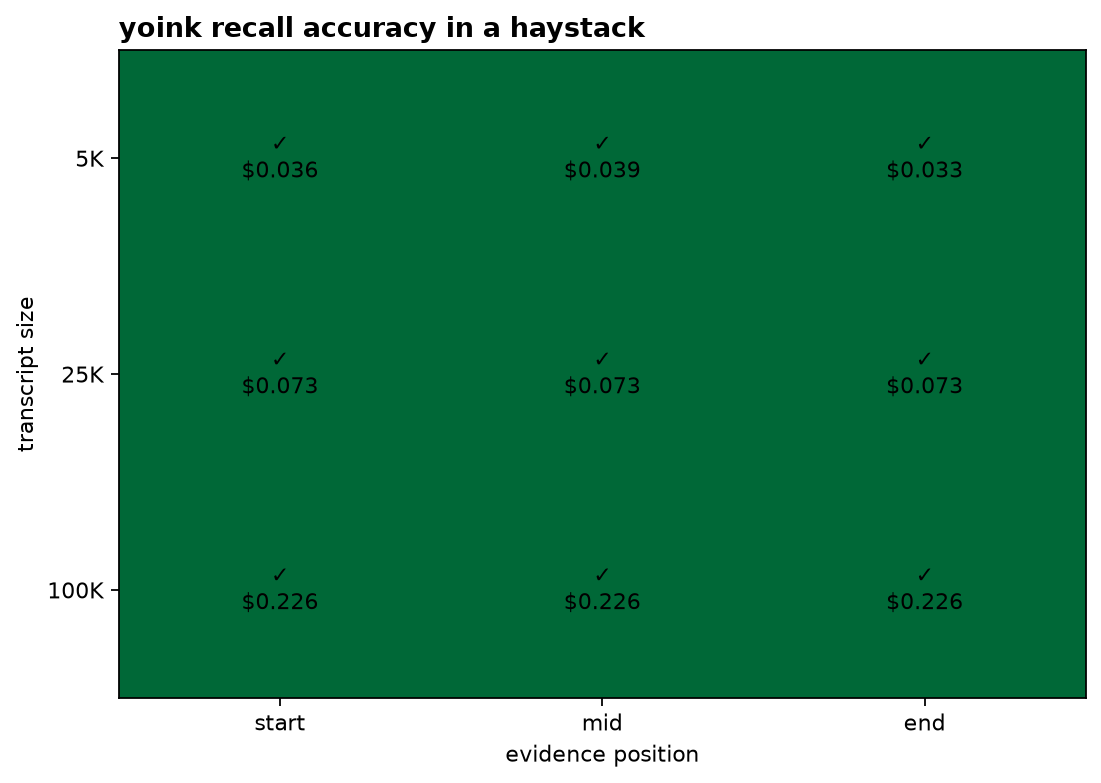

Write Python code to recreate this figure.
"""Track C — long-context stress (conclusion-in-haystack).

Buries a known conclusion in synthetic sessions of growing size and grades recall + measures
cost. Reports an accuracy heatmap (size x evidence position), plus distractor-count, temporal-
update, and unanswerable variants, and emits measured cost-by-size points for cost.png.

v1 ceiling is 100K tokens. ponytail: 500K/1M rows are deferred — seeding a 1M-token session is a
~$1 Opus-scale write each; add them only when a reviewer asks for the tail of the curve.

    uv run python benchmark/stress.py
"""
from __future__ import annotations

import json
import statistics
import sys
from pathlib import Path

sys.path.insert(0, str(Path(__file__).parent.parent / "eval"))

import progress
import sessions
import usage
from evalkit import grade
from yoink import answerer, config
from yoink.prompts import build_recall_prompt, parse_answer

RESULTS_DIR = Path(__file__).parent / "results"
STRESS_JSON = RESULTS_DIR / "stress.json"
STRESS_PNG = Path(__file__).parent / "stress.png"

SIZES = (5_000, 25_000, 100_000)
POSITIONS = ("start", "mid", "end")
CONCL, DEAD = "connection pool exhaustion", "postgres"
Q = "What did we conclude was causing the auth failures?"  # matches make_haystack's default topic


def _recall_measured(ref: dict, question: str, model: str):
    """Returns (answer, cost_usd, latency_ms, errored). A failed/timed-out call is flagged errored so
    it is not scored as a confident miss at $0."""
    cmd = answerer._build_command(ref["session_id"], build_recall_prompt(question), model=model)
    run = usage.measure(cmd, cwd=ref["cwd"], timeout=900)
    m = usage.envelope_metrics(run.stdout)
    if run.returncode != 0 or not m or m.get("is_error"):
        return parse_answer(""), 0.0, run.latency_ms, True
    return parse_answer(m.get("result_text") or ""), (m.get("cost_usd") or 0.0), run.latency_ms, False


def _cells():
    cells = []
    for s in SIZES:  # the size x position heatmap (distractors fixed at 10)
        for p in POSITIONS:
            cells.append(("grid", s, p, 10, sessions.make_haystack(
                fixture_id=f"hs-{s}-{p}", question=Q, target_tokens=s, position=p,
                distractors=10, conclusion=CONCL, deadend=DEAD)))
    for d in (0, 3):  # distractor sweep at 25K-end (10 already in the grid)
        cells.append(("distractor", 25_000, "end", d, sessions.make_haystack(
            fixture_id=f"hs-d{d}", question=Q, target_tokens=25_000, position="end",
            distractors=d, conclusion=CONCL, deadend=DEAD)))
    cells.append(("update", 25_000, "end", 10, sessions.make_haystack(  # recency at scale
        fixture_id="hs-update", question=Q, target_tokens=25_000, position="end",
        distractors=10, conclusion=CONCL, superseded="dns misconfiguration")))
    cells.append(("unanswerable", 25_000, "mid", 10, sessions.make_haystack(  # abstention at scale
        fixture_id="hs-open", question=Q, target_tokens=25_000, position="mid",
        distractors=10, conclusion=None, deadend=DEAD)))
    return cells


def _plot(grid: dict) -> None:
    import matplotlib
    matplotlib.use("Agg")
    import matplotlib.pyplot as plt

    mat = [[grid.get((s, p), {}).get("passed", 0) * 100 for p in POSITIONS] for s in SIZES]
    fig, ax = plt.subplots(figsize=(7, 5))
    ax.imshow(mat, cmap="RdYlGn", vmin=0, vmax=100, aspect="auto")
    ax.set_xticks(range(len(POSITIONS)), POSITIONS)
    ax.set_yticks(range(len(SIZES)), [f"{s // 1000}K" for s in SIZES])
    ax.set_xlabel("evidence position")
    ax.set_ylabel("transcript size")
    ax.set_title("yoink recall accuracy in a haystack", fontweight="bold", loc="left")
    for i, s in enumerate(SIZES):
        for j, p in enumerate(POSITIONS):
            cell = grid.get((s, p), {})
            mark = "✓" if cell.get("passed") else "✗"
            ax.text(j, i, f"{mark}\n${cell.get('cost_usd', 0):.3f}", ha="center", va="center", fontsize=10)
    fig.tight_layout()
    fig.savefig(STRESS_PNG, dpi=160, bbox_inches="tight")
    print(f"wrote {STRESS_PNG.name}")


def main(argv: list[str]) -> int:
    model = config.load_config().model
    cells = _cells()
    print(f"track C: {len(cells)} haystack cells (recall model = {model})")

    tracker = progress.Tracker(n_phases=2)
    refs = sessions.build_all([c[4] for c in cells], tracker=tracker)

    tracker.phase("stress recall (track C)", len(cells))
    results, grid = [], {}
    for kind, size, pos, dist, fx in cells:
        ans, cost, lat, errored = _recall_measured(refs[fx.id], fx.question, model)
        passed = (not errored) and grade(fx, ans)[0]
        row = {"kind": kind, "size_tokens": size, "position": pos, "distractors": dist,
               "passed": passed, "errored": errored, "cost_usd": cost, "latency_ms": lat,
               "abstained": ans.no_conclusion}
        results.append(row)
        if kind == "grid":
            grid[(size, pos)] = row
        tracker.step(f"{kind} {size//1000}K {pos}")
    tracker.done_phase()

    # measured cost-by-size points (mean yoink recall cost across non-errored positions) for cost.png
    cost_points = []
    for s in SIZES:
        costs = [grid[(s, p)]["cost_usd"] for p in POSITIONS if not grid[(s, p)]["errored"]]
        if costs:
            cost_points.append({"size_tokens": s, "yoink_cost": statistics.mean(costs)})

    RESULTS_DIR.mkdir(parents=True, exist_ok=True)
    STRESS_JSON.write_text(json.dumps(
        {"cells": results, "cost_points": cost_points,
         "grid_accuracy": {f"{s}-{p}": grid[(s, p)]["passed"] for s in SIZES for p in POSITIONS}}, indent=2))

    print(f"\n{'cell':<22}{'pass':>6}{'cost':>9}{'latency':>9}")
    print("-" * 46)
    for r in results:
        tag = f"{r['kind']} {r['size_tokens']//1000}K/{r['position']}/d{r['distractors']}"
        print(f"{tag:<22}{('✓' if r['passed'] else '✗'):>6}{'$'+format(r['cost_usd'],'.3f'):>9}{r['latency_ms']/1000:>8.1f}s")
    _plot(grid)
    print(f"\nwrote {STRESS_JSON}")
    return 0


if __name__ == "__main__":
    sys.exit(main(sys.argv[1:]))
